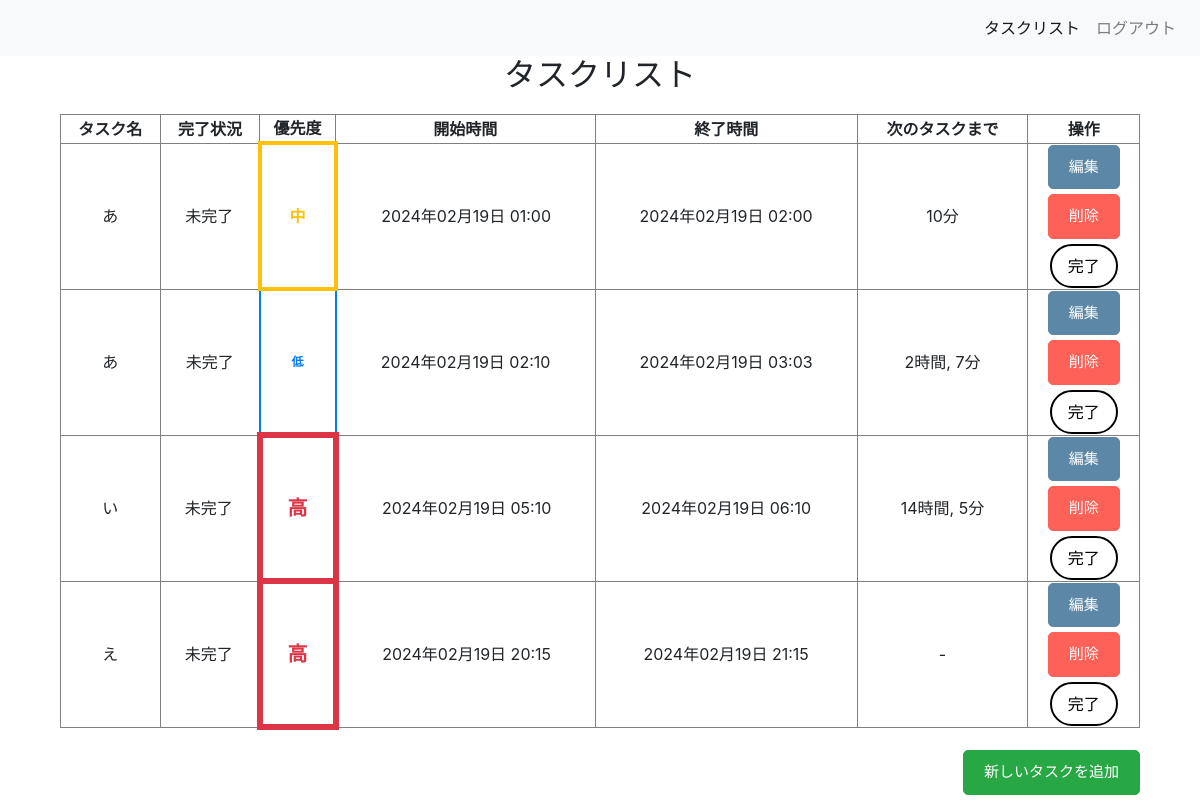
/scheduler/task_list/ (signed in), run on an earlier commit of the app's database.
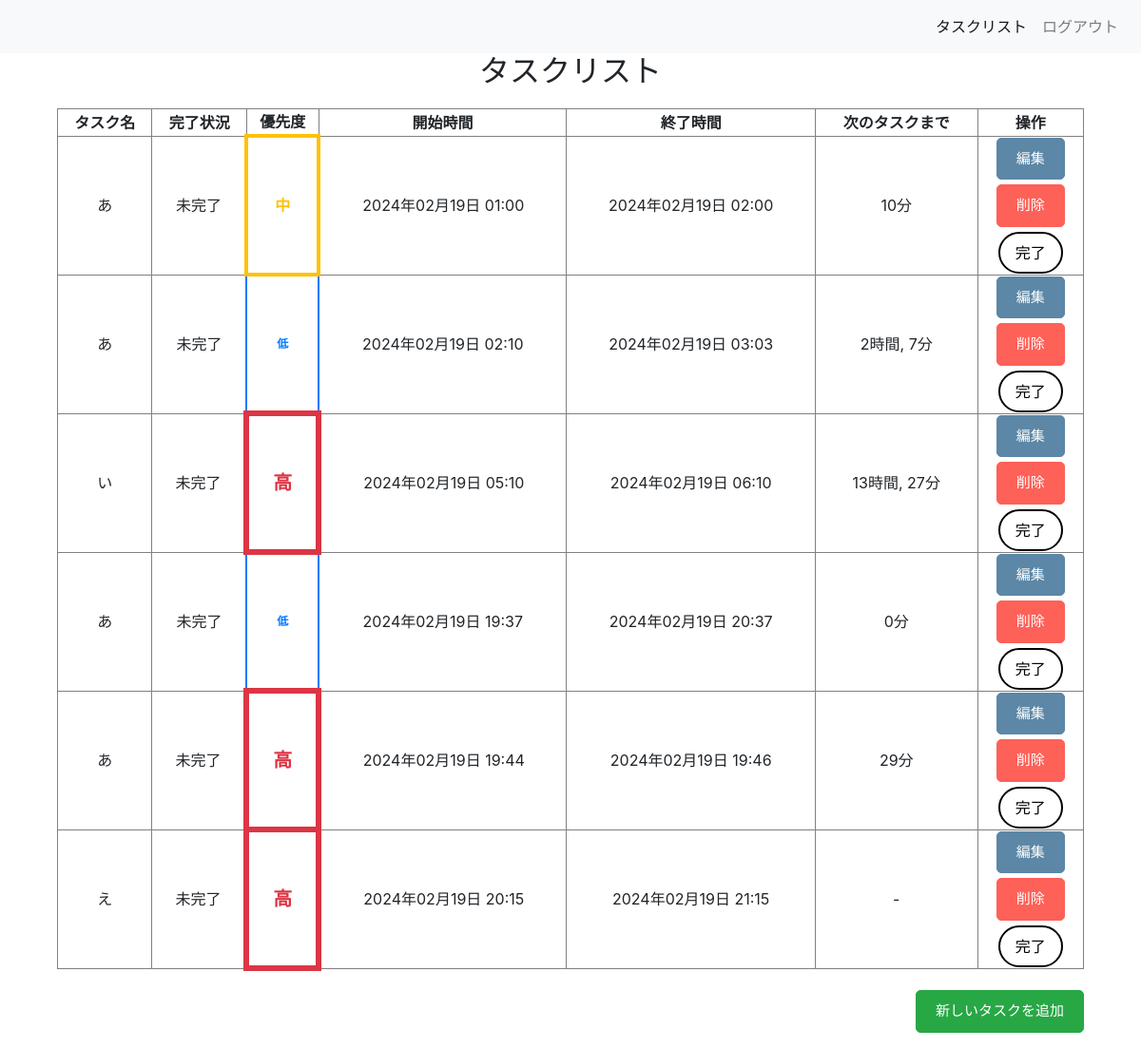
And on a later commit of the database.
### scheduler/models.py (models this page shows, shortened)
class Task(models.Model):
    PRIORITY_CHOICES = [
        ('high', '高'),
        ('medium', '中'),
        ('low', '低'),
    ]
    title = models.CharField(max_length=200)
    description = models.TextField()
    priority = models.CharField(max_length=10, choices=PRIORITY_CHOICES, default='medium')
    deadline = models.DateTimeField(default=timezone.now)
    completed = models.BooleanField(default=False)
    user = models.ForeignKey('auth.User', on_delete=models.CASCADE)
    usage_time = models.DurationField(default=timezone.timedelta(0))
    start_time = models.DateTimeField(default=timezone.now)
    @property
    def next_task(self):
        return Task.objects.filter(user=self.user, start_time__gt=self.start_time).order_by('start_time').first()

### scheduler/views.py (the view)
# urls.py: path('task_list/', TaskListView.as_view(), name='task_list'),
class TaskListView(LoginRequiredMixin, ListView):
    model = Task
    template_name = 'scheduler/task_list.html'
    context_object_name = 'tasks'
    def get_queryset(self):
        tasks = Task.objects.filter(user=self.request.user).order_by('start_time')
        for i in range(len(tasks)):
            task = tasks[i]
            task.remaining_time = TaskListView.calculate_remaining_time(task.usage_time)
            if i < len(tasks) - 1:
                next_task_start_time = tasks[i + 1].start_time
                time_until_next_task = next_task_start_time - task.start_time
                task.time_until_next_task = TaskListView.format_timedelta(time_until_next_task)
            else:
                task.time_until_next_task = None
            task.start_time_formatted = self.format_datetime(task.start_time)
            task.end_time_formatted = self.format_datetime(task.deadline)
        return tasks
    @staticmethod
    def calculate_remaining_time(task_usage_time):
        if isinstance(task_usage_time, timedelta):
            remaining_time_minutes = 24 * 60 - task_usage_time.total_seconds() // 60
            remaining_hours, remaining_minutes = divmod(remaining_time_minutes, 60)
            remaining_time_formatted = "{:02}:{:02}".format(int(remaining_hours), int(remaining_minutes))
            return remaining_time_formatted
        else:
            pass
    @staticmethod
    def format_timedelta(timedelta):
        total_minutes = int(timedelta.total_seconds() // 60)
        hours, minutes = divmod(total_minutes, 60)
        return "{:02}:{:02}".format(hours, minutes)
    @staticmethod
    def format_datetime(datetime_value):
        return datetime_value.strftime("%H:%M") if datetime_value else "-"

### scheduler/templates/scheduler/task_list.html (shortened to what this page needs)
{% extends 'scheduler/base.html' %}
{% block content %}
  <h2 style="text-align: center;">タスクリスト</h2>
  <table border="1" style="width: 90%; margin: 0 auto; text-align: center;">
    <thead>
      <tr>
        <th>タスク名</th>
        <th>完了状況</th>
        <th>優先度</th>
        <th>開始時間</th>
        <th>終了時間</th>
        <th>次のタスクまで</th>
        <th>操作</th>
      </tr>
    </thead>
    <tbody>
      {% if tasks %}
        {% for task in tasks %}
          <tr class="{% if task.completed %}completed-task{% endif %}">
            <td>{{ task.title }}</td>
            <td>{% if task.completed %}完了{% else %}未完了{% endif %}</td>
            <td class="{% if task.priority == 'low' %}low-priority{% elif task.priority == 'medium' %}medium-priority{% elif task.priority == 'high' %}high-priority{% endif %}">
              {{ task.get_priority_display }}
            </td>
            <td>{% if task.start_time %}{{ task.start_time|date:"Y年m月d日 H:i" }}{% else %}-{% endif %}</td>
            <td>{% if task.deadline %}{{ task.deadline|date:"Y年m月d日 H:i" }}{% else %}-{% endif %}</td>
            <td>
              {% if task.start_time and task.next_task.start_time %}
                {% with time_until_next_task=task.next_task.start_time|timeuntil:task.deadline %}
                  {{ time_until_next_task }}
                {% endwith %}
              {% else %}
                -
              {% endif %}
            </td>
            <td>
              <div style="display: flex; flex-direction: column; align-items: center;">
                <div style="margin-bottom: 5px;">
                  <a href="{% url 'scheduler:update_task' task.pk %}" class="edit-button">編集</a>
                </div>
                <div style="margin-bottom: 5px;">
                  <a href="{% url 'scheduler:delete_task' task.pk %}" class="delete-button">削除</a>
                </div>
                <div>
                  <form method="post" action="{% url 'scheduler:complete_task' task.pk %}" style="display:inline;">
                    <button type="submit" class="complete-button">{% if task.completed %}未完了{% else %}完了{% endif %}</button>
                  </form>
                </div>
              </div>
            </td>
          </tr>
        {% endfor %}
      {% else %}
        <tr>
          <td colspan="7">タスクがありません</td>
        </tr>
      {% endif %}
    </tbody>
  </table>
  <p class="add-task-link" style="text-align: right; margin-right: 60px;">
  <a href="{% url 'scheduler:add_task' %}" class="add-button">新しいタスクを追加</a>
</p>
{% endblock %}

What changed in the data, as far as the page shows it:
computed for Task (number 3 of 6 on the later page): next_task "14時間, 5分" → "13時間, 27分"
added Task: title "あ", completed "未完了", priority "低", start_time "2024年02月19日 19:37", deadline "2024年02月19日 20:37", next_task "0分"
added Task: title "あ", completed "未完了", priority "高", start_time "2024年02月19日 19:44", deadline "2024年02月19日 19:46", next_task "29分"
